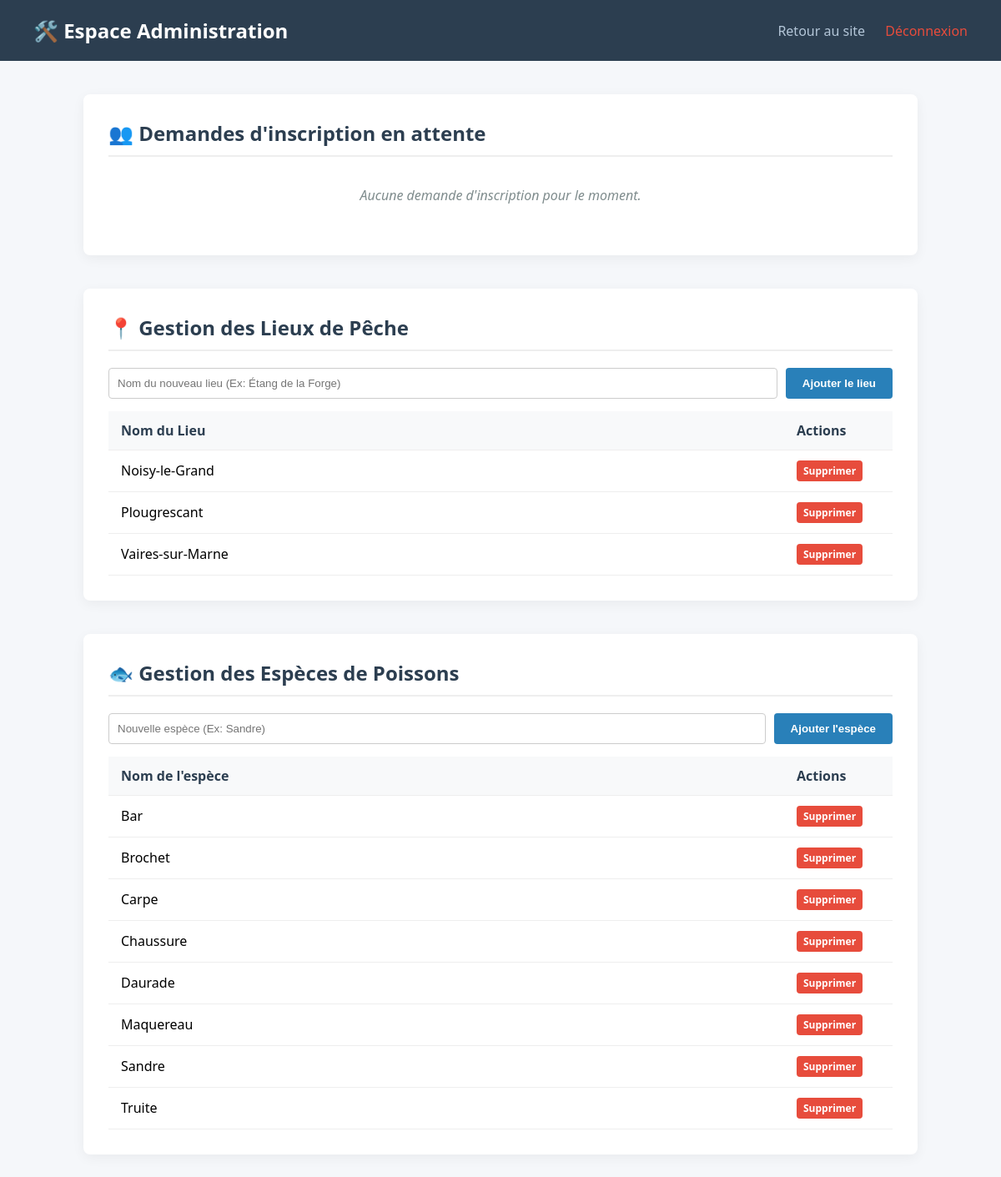
Screenshot of /admin.php (signed in) with the database file from the repository.
### tables this page shows
CREATE TABLE `LIEU` (
  `id_lieu` int(11) NOT NULL,
  `nom_lieu` varchar(100) NOT NULL,
  `ville` varchar(100) DEFAULT NULL,
  `categorie_piscicole` varchar(50) DEFAULT NULL
);

CREATE TABLE `ESPECE` (
  `id_espece` int(11) NOT NULL,
  `nom_espece` varchar(50) NOT NULL,
  `taille_legale` int(11) DEFAULT NULL
);

### admin.php (the view, shortened to what this page needs)
<?php
require_once 'connexion.php';
$demandes = $pdo->query("SELECT * FROM PECHEUR WHERE est_valide = 0 ORDER BY id_pecheur DESC")->fetchAll();
$lieux = $pdo->query("SELECT * FROM LIEU ORDER BY nom_lieu ASC")->fetchAll();
$especes = $pdo->query("SELECT * FROM ESPECE ORDER BY nom_espece ASC")->fetchAll();
?>
<!DOCTYPE html>
<html lang="fr">
<head>
</head>
<body>
    <div class="header">
        <h1>🛠️ Espace Administration</h1>
        <nav>
            <a href="index.php">Retour au site</a>
            <a href="deconnexion.php" style="color:#e74c3c;">Déconnexion</a>
        </nav>
    </div>
    <div class="container">
        <div class="section">
            <h2>👥 Demandes d'inscription en attente</h2>
            <?php if (empty($demandes)): ?>
                <p class="empty">Aucune demande d'inscription pour le moment.</p>
            <?php endif; ?>
        </div>
        <div class="section">
            <h2>📍 Gestion des Lieux de Pêche</h2>
            <form action="admin.php" method="POST" class="add-form">
                <input type="text" name="nom_lieu" placeholder="Nom du nouveau lieu (Ex: Étang de la Forge)" required>
                <input type="submit" name="add_lieu" value="Ajouter le lieu">
            </form>
            <table>
                <thead>
                    <tr>
                        <th>Nom du Lieu</th>
                        <th style="width: 100px;">Actions</th>
                    </tr>
                </thead>
                <tbody>
                    <?php foreach ($lieux as $l): ?>
                        <tr>
                            <td><?= htmlspecialchars($l['nom_lieu']) ?></td>
                            <td>
                                <a class="btn btn-refuser" style="padding: 4px 8px; font-size: 12px;" href="admin.php?action=suppr_lieu&id=<?= $l['id_lieu'] ?>" onclick="return confirm('Supprimer ce lieu ?');">Supprimer</a>
                            </td>
                        </tr>
                    <?php endforeach; ?>
                </tbody>
            </table>
        </div>
        <div class="section">
            <h2>🐟 Gestion des Espèces de Poissons</h2>
            <form action="admin.php" method="POST" class="add-form">
                <input type="text" name="nom_espece" placeholder="Nouvelle espèce (Ex: Sandre)" required>
                <input type="submit" name="add_espece" value="Ajouter l'espèce">
            </form>
            <table>
                <thead>
                    <tr>
                        <th>Nom de l'espèce</th>
                        <th style="width: 100px;">Actions</th>
                    </tr>
                </thead>
                <tbody>
                    <?php foreach ($especes as $e): ?>
                        <tr>
                            <td><?= htmlspecialchars($e['nom_espece']) ?></td>
                            <td>
                                <a class="btn btn-refuser" style="padding: 4px 8px; font-size: 12px;" href="admin.php?action=suppr_espece&id=<?= $e['id_espece'] ?>" onclick="return confirm('Supprimer cette espèce ?');">Supprimer</a>
                            </td>
                        </tr>
                    <?php endforeach; ?>
                </tbody>
            </table>
        </div>
    </div>
</body>
</html>

### admin.php (style rules this page uses)
:root { --primary: #2c3e50; --success: #2ecc71; --danger: #e74c3c; --accent: #2980b9; }
body { font-family: 'Segoe UI', sans-serif; background-color: #f5f7fa; margin: 0; padding: 0; }
.header { background-color: var(--primary); color: white; padding: 20px 40px; display: flex; justify-content: space-between; align-items: center; }
.header h1 { margin: 0; font-size: 24px; }
nav a { color: #b4c6d8; text-decoration: none; margin-left: 20px; font-weight: 500; }
.container { max-width: 1000px; margin: 40px auto; padding: 0 20px; }
.section { background: white; padding: 30px; border-radius: 8px; box-shadow: 0 4px 15px rgba(0,0,0,0.05); margin-bottom: 40px; }
h2 { color: var(--primary); margin-top: 0; border-bottom: 2px solid #eee; padding-bottom: 10px; }
table { width: 100%; border-collapse: collapse; margin-top: 15px; }
th, td { padding: 12px 15px; text-align: left; border-bottom: 1px solid #eee; }
th { background-color: #f8f9fa; font-weight: bold; color: var(--primary); }
.btn { padding: 6px 12px; border-radius: 4px; text-decoration: none; font-weight: bold; font-size: 14px; display: inline-block; }
.btn-refuser { background-color: var(--danger); color: white; }
.add-form { display: flex; gap: 10px; margin-top: 15px; }
.add-form input[type="text"] { flex: 1; padding: 10px; border: 1px solid #ccc; border-radius: 4px; }
.add-form input[type="submit"] { background-color: var(--accent); color: white; border: none; padding: 10px 20px; font-weight: bold; border-radius: 4px; cursor: pointer; }
.empty { text-align: center; color: #7f8c8d; padding: 15px; font-style: italic; }

### rows the page displays
lieu: nom_lieu "Noisy-le-Grand"
lieu: nom_lieu "Plougrescant"
lieu: nom_lieu "Vaires-sur-Marne"
espece: nom_espece "Bar"
espece: nom_espece "Brochet"
espece: nom_espece "Carpe"
espece: nom_espece "Chaussure"
espece: nom_espece "Daurade"
espece: nom_espece "Maquereau"
espece: nom_espece "Sandre"
espece: nom_espece "Truite"
